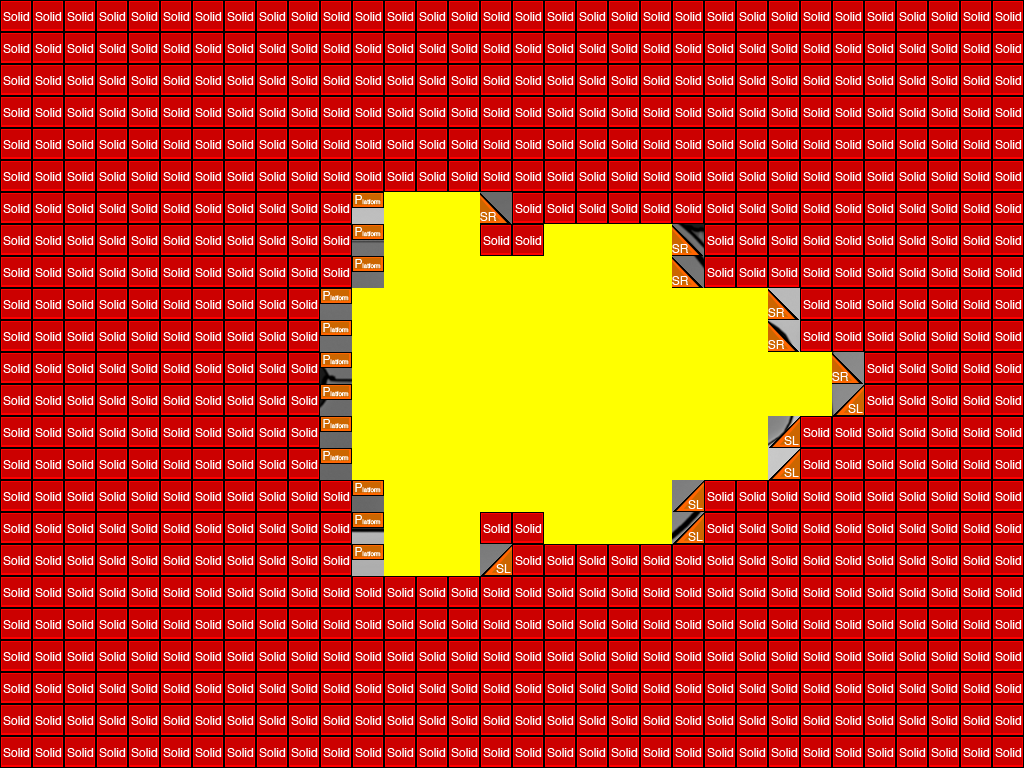

This game map was drawn from its Tiled (.tmx) file and the tilesets committed beside it. A one-line description and the trimmed map source follow:
An orthogonal 32x24 tile map with 32x32 px tiles, 3 tile layers (exterior, interior, collision), 3 tilesets.

<map version="1.0" orientation="orthogonal" width="32" height="24" tilewidth="32" tileheight="32">
 <tileset firstgid="1" name="colTile" tilewidth="32" tileheight="32">
  <image source="../img/render/metatiles32x32.png" width="160" height="32" />
  <tile id="0">
   <properties>
    <property name="type" value="solid" />
   </properties>
  </tile>
  <tile id="1">
   <properties>
    <property name="type" value="platform" />
   </properties>
  </tile>
  <tile id="2">
   <properties>
    <property name="type" value="lslope" />
   </properties>
  </tile>
  <tile id="3">
   <properties>
    <property name="type" value="rslope" />
   </properties>
  </tile>
 </tileset>
 <tileset firstgid="6" name="outline" tilewidth="32" tileheight="32">
  <image source="../img/render/outline.png" width="192" height="256" />
 </tileset>
 <tileset firstgid="54" name="ship" tilewidth="1024" tileheight="768">
  <image source="../img/render/ships/humanoid/humanoid_cruiser_img.png" width="1024" height="768" />
 </tileset>
 <layer name="exterior" width="32" height="24">
  <data>[768 cells, 1 non-empty, 1 distinct tile ids]</data>
 </layer>
 <layer name="interior" width="32" height="24">
  <data>[768 cells, 120 non-empty, 1 distinct tile ids]</data>
 </layer>
 <layer name="collision" width="32" height="24">
  <data>[768 cells, 648 non-empty, 4 distinct tile ids]</data>
 </layer>
</map>
